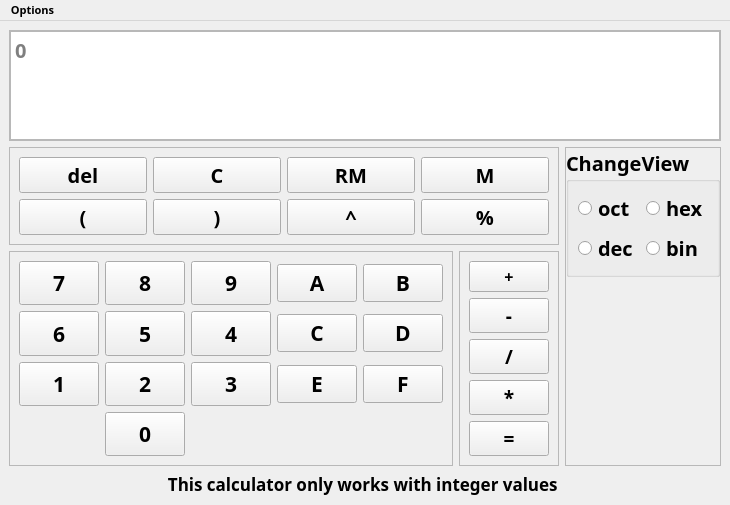
<?xml version="1.0" encoding="UTF-8"?>
<ui version="4.0">
 <class>MainWindow</class>
 <widget class="QMainWindow" name="MainWindow">
  <property name="geometry">
   <rect>
    <x>0</x>
    <y>0</y>
    <width>560</width>
    <height>505</height>
   </rect>
  </property>
  <property name="sizePolicy">
   <sizepolicy hsizetype="MinimumExpanding" vsizetype="MinimumExpanding">
    <horstretch>0</horstretch>
    <verstretch>0</verstretch>
   </sizepolicy>
  </property>
  <property name="font">
   <font>
    <family>Segoe Print</family>
    <pointsize>8</pointsize>
    <weight>75</weight>
    <bold>true</bold>
   </font>
  </property>
  <property name="windowTitle">
   <string>AwesomeCalculator</string>
  </property>
  <widget class="QWidget" name="centralwidget">
   <property name="font">
    <font>
     <pointsize>15</pointsize>
    </font>
   </property>
   <layout class="QGridLayout" name="gridLayout_3" rowstretch="2,0,0,0,0" columnstretch="0,0,0,0">
    <item row="2" column="0" colspan="2">
     <widget class="QFrame" name="frame_4">
      <property name="frameShape">
       <enum>QFrame::StyledPanel</enum>
      </property>
      <property name="frameShadow">
       <enum>QFrame::Raised</enum>
      </property>
      <layout class="QGridLayout" name="gridLayout_6">
       <item row="2" column="3">
        <widget class="QPushButton" name="mod_button">
         <property name="text">
          <string>%</string>
         </property>
        </widget>
       </item>
       <item row="2" column="1">
        <widget class="QPushButton" name="clparen_button">
         <property name="text">
          <string>)</string>
         </property>
        </widget>
       </item>
       <item row="2" column="0">
        <widget class="QPushButton" name="opparen_button">
         <property name="text">
          <string>(</string>
         </property>
        </widget>
       </item>
       <item row="1" column="0">
        <widget class="QPushButton" name="del_button">
         <property name="text">
          <string>del</string>
         </property>
        </widget>
       </item>
       <item row="1" column="3">
        <widget class="QPushButton" name="toMem_button">
         <property name="text">
          <string>M</string>
         </property>
        </widget>
       </item>
       <item row="1" column="1">
        <widget class="QPushButton" name="clear_button">
         <property name="text">
          <string>C</string>
         </property>
        </widget>
       </item>
       <item row="1" column="2">
        <widget class="QPushButton" name="fromMem_button">
         <property name="text">
          <string>RM</string>
         </property>
        </widget>
       </item>
       <item row="2" column="2">
        <widget class="QPushButton" name="pow_button">
         <property name="text">
          <string>^</string>
         </property>
        </widget>
       </item>
      </layout>
     </widget>
    </item>
    <item row="0" column="0" rowspan="2" colspan="3">
     <widget class="QScrollArea" name="scrollArea">
      <property name="sizePolicy">
       <sizepolicy hsizetype="Expanding" vsizetype="Minimum">
        <horstretch>0</horstretch>
        <verstretch>0</verstretch>
       </sizepolicy>
      </property>
      <property name="font">
       <font>
        <pointsize>15</pointsize>
       </font>
      </property>
      <property name="widgetResizable">
       <bool>true</bool>
      </property>
      <widget class="QWidget" name="scrollAreaWidgetContents">
       <property name="geometry">
        <rect>
         <x>0</x>
         <y>0</y>
         <width>540</width>
         <height>69</height>
        </rect>
       </property>
       <property name="sizePolicy">
        <sizepolicy hsizetype="Preferred" vsizetype="Ignored">
         <horstretch>0</horstretch>
         <verstretch>0</verstretch>
        </sizepolicy>
       </property>
       <property name="font">
        <font>
         <pointsize>14</pointsize>
        </font>
       </property>
       <layout class="QVBoxLayout" name="verticalLayout">
        <property name="leftMargin">
         <number>0</number>
        </property>
        <property name="topMargin">
         <number>0</number>
        </property>
        <property name="rightMargin">
         <number>0</number>
        </property>
        <property name="bottomMargin">
         <number>0</number>
        </property>
        <item>
         <widget class="QTextBrowser" name="result_field">
          <property name="sizePolicy">
           <sizepolicy hsizetype="Expanding" vsizetype="Ignored">
            <horstretch>0</horstretch>
            <verstretch>0</verstretch>
           </sizepolicy>
          </property>
          <property name="baseSize">
           <size>
            <width>0</width>
            <height>100</height>
           </size>
          </property>
          <property name="font">
           <font>
            <pointsize>15</pointsize>
           </font>
          </property>
          <property name="layoutDirection">
           <enum>Qt::LeftToRight</enum>
          </property>
          <property name="html">
           <string>&lt;!DOCTYPE HTML PUBLIC &quot;-//W3C//DTD HTML 4.0//EN&quot; &quot;http://www.w3.org/TR/REC-html40/strict.dtd&quot;&gt;
&lt;html&gt;&lt;head&gt;&lt;meta name=&quot;qrichtext&quot; content=&quot;1&quot; /&gt;&lt;style type=&quot;text/css&quot;&gt;
p, li { white-space: pre-wrap; }
&lt;/style&gt;&lt;/head&gt;&lt;body style=&quot; font-family:'Segoe Print'; font-size:15pt; font-weight:600; font-style:normal;&quot;&gt;
&lt;p style=&quot;-qt-paragraph-type:empty; margin-top:0px; margin-bottom:0px; margin-left:0px; margin-right:0px; -qt-block-indent:0; text-indent:0px;&quot;&gt;&lt;br /&gt;&lt;/p&gt;&lt;/body&gt;&lt;/html&gt;</string>
          </property>
          <property name="placeholderText">
           <string>0</string>
          </property>
         </widget>
        </item>
       </layout>
      </widget>
     </widget>
    </item>
    <item row="3" column="1">
     <widget class="QFrame" name="frame_2">
      <property name="sizePolicy">
       <sizepolicy hsizetype="Fixed" vsizetype="Expanding">
        <horstretch>0</horstretch>
        <verstretch>0</verstretch>
       </sizepolicy>
      </property>
      <property name="font">
       <font>
        <family>Segoe Script</family>
        <pointsize>14</pointsize>
        <weight>75</weight>
        <bold>true</bold>
       </font>
      </property>
      <property name="frameShape">
       <enum>QFrame::StyledPanel</enum>
      </property>
      <property name="frameShadow">
       <enum>QFrame::Raised</enum>
      </property>
      <layout class="QGridLayout" name="gridLayout_2">
       <item row="4" column="0">
        <widget class="QPushButton" name="result_button">
         <property name="sizePolicy">
          <sizepolicy hsizetype="Expanding" vsizetype="Expanding">
           <horstretch>0</horstretch>
           <verstretch>0</verstretch>
          </sizepolicy>
         </property>
         <property name="text">
          <string>=</string>
         </property>
        </widget>
       </item>
       <item row="1" column="0">
        <widget class="QPushButton" name="minus_button">
         <property name="sizePolicy">
          <sizepolicy hsizetype="Expanding" vsizetype="Expanding">
           <horstretch>0</horstretch>
           <verstretch>0</verstretch>
          </sizepolicy>
         </property>
         <property name="text">
          <string>-</string>
         </property>
        </widget>
       </item>
       <item row="3" column="0">
        <widget class="QPushButton" name="mul_button">
         <property name="sizePolicy">
          <sizepolicy hsizetype="Expanding" vsizetype="Expanding">
           <horstretch>0</horstretch>
           <verstretch>0</verstretch>
          </sizepolicy>
         </property>
         <property name="text">
          <string>*</string>
         </property>
        </widget>
       </item>
       <item row="0" column="0">
        <widget class="QPushButton" name="plus_button">
         <property name="sizePolicy">
          <sizepolicy hsizetype="Expanding" vsizetype="Expanding">
           <horstretch>0</horstretch>
           <verstretch>0</verstretch>
          </sizepolicy>
         </property>
         <property name="font">
          <font>
           <pointsize>12</pointsize>
          </font>
         </property>
         <property name="text">
          <string>+</string>
         </property>
        </widget>
       </item>
       <item row="2" column="0">
        <widget class="QPushButton" name="division_button">
         <property name="sizePolicy">
          <sizepolicy hsizetype="Expanding" vsizetype="Expanding">
           <horstretch>0</horstretch>
           <verstretch>0</verstretch>
          </sizepolicy>
         </property>
         <property name="text">
          <string>/</string>
         </property>
        </widget>
       </item>
      </layout>
     </widget>
    </item>
    <item row="3" column="0">
     <widget class="QFrame" name="frame">
      <property name="sizePolicy">
       <sizepolicy hsizetype="Expanding" vsizetype="Expanding">
        <horstretch>0</horstretch>
        <verstretch>0</verstretch>
       </sizepolicy>
      </property>
      <property name="font">
       <font>
        <family>Segoe Print</family>
        <pointsize>16</pointsize>
        <weight>75</weight>
        <bold>true</bold>
       </font>
      </property>
      <property name="frameShape">
       <enum>QFrame::StyledPanel</enum>
      </property>
      <property name="frameShadow">
       <enum>QFrame::Raised</enum>
      </property>
      <layout class="QGridLayout" name="gridLayout">
       <item row="1" column="3">
        <widget class="QPushButton" name="a_button">
         <property name="text">
          <string>A</string>
         </property>
        </widget>
       </item>
       <item row="2" column="3">
        <widget class="QPushButton" name="c_button">
         <property name="text">
          <string>C</string>
         </property>
        </widget>
       </item>
       <item row="3" column="3">
        <widget class="QPushButton" name="e_button">
         <property name="text">
          <string>E</string>
         </property>
        </widget>
       </item>
       <item row="3" column="0">
        <widget class="QPushButton" name="one_button">
         <property name="sizePolicy">
          <sizepolicy hsizetype="Expanding" vsizetype="Expanding">
           <horstretch>0</horstretch>
           <verstretch>0</verstretch>
          </sizepolicy>
         </property>
         <property name="text">
          <string>1</string>
         </property>
        </widget>
       </item>
       <item row="1" column="2">
        <widget class="QPushButton" name="nine_button">
         <property name="sizePolicy">
          <sizepolicy hsizetype="Expanding" vsizetype="Expanding">
           <horstretch>0</horstretch>
           <verstretch>0</verstretch>
          </sizepolicy>
         </property>
         <property name="text">
          <string>9</string>
         </property>
        </widget>
       </item>
       <item row="2" column="2">
        <widget class="QPushButton" name="four_button">
         <property name="sizePolicy">
          <sizepolicy hsizetype="Expanding" vsizetype="Expanding">
           <horstretch>0</horstretch>
           <verstretch>0</verstretch>
          </sizepolicy>
         </property>
         <property name="text">
          <string>4</string>
         </property>
        </widget>
       </item>
       <item row="4" column="1">
        <widget class="QPushButton" name="zero_button">
         <property name="sizePolicy">
          <sizepolicy hsizetype="Expanding" vsizetype="Expanding">
           <horstretch>0</horstretch>
           <verstretch>0</verstretch>
          </sizepolicy>
         </property>
         <property name="text">
          <string>0</string>
         </property>
        </widget>
       </item>
       <item row="2" column="0">
        <widget class="QPushButton" name="six_button">
         <property name="sizePolicy">
          <sizepolicy hsizetype="Expanding" vsizetype="Expanding">
           <horstretch>0</horstretch>
           <verstretch>0</verstretch>
          </sizepolicy>
         </property>
         <property name="text">
          <string>6</string>
         </property>
        </widget>
       </item>
       <item row="3" column="1">
        <widget class="QPushButton" name="two_button">
         <property name="sizePolicy">
          <sizepolicy hsizetype="Expanding" vsizetype="Expanding">
           <horstretch>0</horstretch>
           <verstretch>0</verstretch>
          </sizepolicy>
         </property>
         <property name="text">
          <string>2</string>
         </property>
        </widget>
       </item>
       <item row="3" column="2">
        <widget class="QPushButton" name="three_button">
         <property name="sizePolicy">
          <sizepolicy hsizetype="Expanding" vsizetype="Expanding">
           <horstretch>0</horstretch>
           <verstretch>0</verstretch>
          </sizepolicy>
         </property>
         <property name="text">
          <string>3</string>
         </property>
        </widget>
       </item>
       <item row="1" column="1">
        <widget class="QPushButton" name="eight_button">
         <property name="sizePolicy">
          <sizepolicy hsizetype="Expanding" vsizetype="Expanding">
           <horstretch>0</horstretch>
           <verstretch>0</verstretch>
          </sizepolicy>
         </property>
         <property name="text">
          <string>8</string>
         </property>
        </widget>
       </item>
       <item row="1" column="0">
        <widget class="QPushButton" name="seven_button">
         <property name="sizePolicy">
          <sizepolicy hsizetype="Expanding" vsizetype="Expanding">
           <horstretch>0</horstretch>
           <verstretch>0</verstretch>
          </sizepolicy>
         </property>
         <property name="text">
          <string>7</string>
         </property>
        </widget>
       </item>
       <item row="2" column="1">
        <widget class="QPushButton" name="five_button">
         <property name="sizePolicy">
          <sizepolicy hsizetype="Expanding" vsizetype="Expanding">
           <horstretch>0</horstretch>
           <verstretch>0</verstretch>
          </sizepolicy>
         </property>
         <property name="text">
          <string>5</string>
         </property>
        </widget>
       </item>
       <item row="1" column="4">
        <widget class="QPushButton" name="b_button">
         <property name="text">
          <string>B</string>
         </property>
        </widget>
       </item>
       <item row="2" column="4">
        <widget class="QPushButton" name="d_button">
         <property name="text">
          <string>D</string>
         </property>
        </widget>
       </item>
       <item row="3" column="4">
        <widget class="QPushButton" name="f_button">
         <property name="text">
          <string>F</string>
         </property>
        </widget>
       </item>
      </layout>
     </widget>
    </item>
    <item row="2" column="2" rowspan="2">
     <widget class="QFrame" name="frame_3">
      <property name="frameShape">
       <enum>QFrame::StyledPanel</enum>
      </property>
      <property name="frameShadow">
       <enum>QFrame::Raised</enum>
      </property>
      <layout class="QFormLayout" name="formLayout">
       <property name="horizontalSpacing">
        <number>0</number>
       </property>
       <property name="verticalSpacing">
        <number>2</number>
       </property>
       <property name="leftMargin">
        <number>0</number>
       </property>
       <property name="topMargin">
        <number>0</number>
       </property>
       <property name="rightMargin">
        <number>0</number>
       </property>
       <property name="bottomMargin">
        <number>0</number>
       </property>
       <item row="3" column="0" colspan="2">
        <widget class="QGroupBox" name="groupBox">
         <property name="sizePolicy">
          <sizepolicy hsizetype="Expanding" vsizetype="Preferred">
           <horstretch>0</horstretch>
           <verstretch>0</verstretch>
          </sizepolicy>
         </property>
         <property name="title">
          <string>ChangeView</string>
         </property>
         <layout class="QGridLayout" name="gridLayout_4">
          <item row="0" column="0">
           <widget class="QRadioButton" name="oct_button">
            <property name="text">
             <string>oct</string>
            </property>
           </widget>
          </item>
          <item row="0" column="1">
           <widget class="QRadioButton" name="hex_button">
            <property name="text">
             <string>hex</string>
            </property>
           </widget>
          </item>
          <item row="1" column="1">
           <widget class="QRadioButton" name="bin_button">
            <property name="text">
             <string>bin</string>
            </property>
           </widget>
          </item>
          <item row="1" column="0">
           <widget class="QRadioButton" name="dec_button">
            <property name="text">
             <string>dec</string>
            </property>
           </widget>
          </item>
         </layout>
        </widget>
       </item>
      </layout>
     </widget>
    </item>
    <item row="4" column="0" colspan="3">
     <widget class="QLabel" name="label">
      <property name="font">
       <font>
        <pointsize>13</pointsize>
       </font>
      </property>
      <property name="text">
       <string>This calculator only works with integer values </string>
      </property>
      <property name="alignment">
       <set>Qt::AlignCenter</set>
      </property>
     </widget>
    </item>
   </layout>
  </widget>
  <widget class="QMenuBar" name="menuBar">
   <property name="geometry">
    <rect>
     <x>0</x>
     <y>0</y>
     <width>560</width>
     <height>21</height>
    </rect>
   </property>
   <widget class="QMenu" name="menuOptions">
    <property name="title">
     <string>Options</string>
    </property>
    <addaction name="actionRegular"/>
    <addaction name="actionExtended"/>
    <addaction name="actionProgrammer"/>
   </widget>
   <addaction name="menuOptions"/>
  </widget>
  <action name="actionRegular">
   <property name="checkable">
    <bool>true</bool>
   </property>
   <property name="checked">
    <bool>false</bool>
   </property>
   <property name="text">
    <string>Regular</string>
   </property>
  </action>
  <action name="actionExtended">
   <property name="checkable">
    <bool>true</bool>
   </property>
   <property name="checked">
    <bool>false</bool>
   </property>
   <property name="text">
    <string>Extended</string>
   </property>
  </action>
  <action name="actionProgrammer">
   <property name="checkable">
    <bool>true</bool>
   </property>
   <property name="checked">
    <bool>true</bool>
   </property>
   <property name="text">
    <string>Programmer</string>
   </property>
  </action>
 </widget>
 <resources/>
 <connections/>
</ui>
